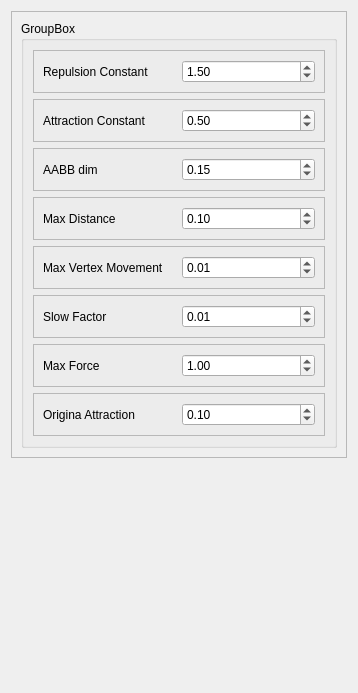
           <widget class="QWidget" name="graph4">
            <property name="geometry">
             <rect>
              <x>0</x>
              <y>0</y>
              <width>358</width>
              <height>693</height>
             </rect>
            </property>
            <attribute name="label">
             <string>Graph 4</string>
            </attribute>
            <layout class="QFormLayout" name="formLayout">
             <item row="0" column="0" colspan="2">
              <widget class="QFrame" name="frame_28">
               <property name="frameShape">
                <enum>QFrame::StyledPanel</enum>
               </property>
               <property name="frameShadow">
                <enum>QFrame::Raised</enum>
               </property>
               <layout class="QGridLayout" name="gridLayout_20">
                <item row="0" column="0">
                 <widget class="QGroupBox" name="groupBox_15">
                  <property name="title">
                   <string>GroupBox</string>
                  </property>
                  <layout class="QVBoxLayout" name="verticalLayout_12">
                   <item>
                    <widget class="QFrame" name="frame_30">
                     <property name="frameShape">
                      <enum>QFrame::StyledPanel</enum>
                     </property>
                     <property name="frameShadow">
                      <enum>QFrame::Raised</enum>
                     </property>
                     <layout class="QHBoxLayout" name="horizontalLayout_25">
                      <item>
                       <widget class="QLabel" name="label_31">
                        <property name="text">
                         <string>Repulsion Constant</string>
                        </property>
                       </widget>
                      </item>
                      <item>
                       <widget class="QDoubleSpinBox" name="doubleSpinBox_22">
                        <property name="minimum">
                         <double>0.010000000000000</double>
                        </property>
                        <property name="singleStep">
                         <double>0.100000000000000</double>
                        </property>
                        <property name="value">
                         <double>1.500000000000000</double>
                        </property>
                       </widget>
                      </item>
                     </layout>
                    </widget>
                   </item>
                   <item>
                    <widget class="QFrame" name="frame_31">
                     <property name="frameShape">
                      <enum>QFrame::StyledPanel</enum>
                     </property>
                     <property name="frameShadow">
                      <enum>QFrame::Raised</enum>
                     </property>
                     <layout class="QHBoxLayout" name="horizontalLayout_26">
                      <item>
                       <widget class="QLabel" name="label_32">
                        <property name="text">
                         <string>Attraction Constant</string>
                        </property>
                       </widget>
                      </item>
                      <item>
                       <widget class="QDoubleSpinBox" name="doubleSpinBox_23">
                        <property name="singleStep">
                         <double>0.100000000000000</double>
                        </property>
                        <property name="value">
                         <double>0.500000000000000</double>
                        </property>
                       </widget>
                      </item>
                     </layout>
                    </widget>
                   </item>
                   <item>
                    <widget class="QFrame" name="frame_32">
                     <property name="frameShape">
                      <enum>QFrame::StyledPanel</enum>
                     </property>
                     <property name="frameShadow">
                      <enum>QFrame::Raised</enum>
                     </property>
                     <layout class="QHBoxLayout" name="horizontalLayout_27">
                      <item>
                       <widget class="QLabel" name="label_33">
                        <property name="text">
                         <string>AABB dim</string>
                        </property>
                       </widget>
                      </item>
                      <item>
                       <widget class="QDoubleSpinBox" name="doubleSpinBox_24">
                        <property name="singleStep">
                         <double>0.100000000000000</double>
                        </property>
                        <property name="value">
                         <double>0.150000000000000</double>
                        </property>
                       </widget>
                      </item>
                     </layout>
                    </widget>
                   </item>
                   <item>
                    <widget class="QFrame" name="frame_33">
                     <property name="frameShape">
                      <enum>QFrame::StyledPanel</enum>
                     </property>
                     <property name="frameShadow">
                      <enum>QFrame::Raised</enum>
                     </property>
                     <layout class="QHBoxLayout" name="horizontalLayout_28">
                      <item>
                       <widget class="QLabel" name="label_34">
                        <property name="text">
                         <string>Max Distance</string>
                        </property>
                       </widget>
                      </item>
                      <item>
                       <widget class="QDoubleSpinBox" name="doubleSpinBox_25">
                        <property name="singleStep">
                         <double>0.100000000000000</double>
                        </property>
                        <property name="value">
                         <double>0.100000000000000</double>
                        </property>
                       </widget>
                      </item>
                     </layout>
                    </widget>
                   </item>
                   <item>
                    <widget class="QFrame" name="frame_34">
                     <property name="frameShape">
                      <enum>QFrame::StyledPanel</enum>
                     </property>
                     <property name="frameShadow">
                      <enum>QFrame::Raised</enum>
                     </property>
                     <layout class="QHBoxLayout" name="horizontalLayout_29">
                      <item>
                       <widget class="QLabel" name="label_35">
                        <property name="text">
                         <string>Max Vertex Movement</string>
                        </property>
                       </widget>
                      </item>
                      <item>
                       <widget class="QDoubleSpinBox" name="doubleSpinBox_26">
                        <property name="singleStep">
                         <double>0.100000000000000</double>
                        </property>
                        <property name="value">
                         <double>0.010000000000000</double>
                        </property>
                       </widget>
                      </item>
                     </layout>
                    </widget>
                   </item>
                   <item>
                    <widget class="QFrame" name="frame_35">
                     <property name="frameShape">
                      <enum>QFrame::StyledPanel</enum>
                     </property>
                     <property name="frameShadow">
                      <enum>QFrame::Raised</enum>
                     </property>
                     <layout class="QHBoxLayout" name="horizontalLayout_30">
                      <item>
                       <widget class="QLabel" name="label_36">
                        <property name="text">
                         <string>Slow Factor</string>
                        </property>
                       </widget>
                      </item>
                      <item>
                       <widget class="QDoubleSpinBox" name="doubleSpinBox_27">
                        <property name="singleStep">
                         <double>0.100000000000000</double>
                        </property>
                        <property name="value">
                         <double>0.010000000000000</double>
                        </property>
                       </widget>
                      </item>
                     </layout>
                    </widget>
                   </item>
                   <item>
                    <widget class="QFrame" name="frame_39">
                     <property name="frameShape">
                      <enum>QFrame::StyledPanel</enum>
                     </property>
                     <property name="frameShadow">
                      <enum>QFrame::Raised</enum>
                     </property>
                     <layout class="QHBoxLayout" name="horizontalLayout_31">
                      <item>
                       <widget class="QLabel" name="label_37">
                        <property name="text">
                         <string>Max Force</string>
                        </property>
                       </widget>
                      </item>
                      <item>
                       <widget class="QDoubleSpinBox" name="doubleSpinBox_28">
                        <property name="minimum">
                         <double>0.010000000000000</double>
                        </property>
                        <property name="singleStep">
                         <double>0.100000000000000</double>
                        </property>
                        <property name="value">
                         <double>1.000000000000000</double>
                        </property>
                       </widget>
                      </item>
                     </layout>
                    </widget>
                   </item>
                   <item>
                    <widget class="QFrame" name="frame_40">
                     <property name="frameShape">
                      <enum>QFrame::StyledPanel</enum>
                     </property>
                     <property name="frameShadow">
                      <enum>QFrame::Raised</enum>
                     </property>
                     <layout class="QHBoxLayout" name="horizontalLayout_35">
                      <item>
                       <widget class="QLabel" name="label_41">
                        <property name="text">
                         <string>Origina Attraction</string>
                        </property>
                       </widget>
                      </item>
                      <item>
                       <widget class="QDoubleSpinBox" name="doubleSpinBox_32">
                        <property name="minimum">
                         <double>0.010000000000000</double>
                        </property>
                        <property name="singleStep">
                         <double>0.100000000000000</double>
                        </property>
                        <property name="value">
                         <double>0.100000000000000</double>
                        </property>
                       </widget>
                      </item>
                     </layout>
                    </widget>
                   </item>
                  </layout>
                 </widget>
                </item>
               </layout>
              </widget>
             </item>
            </layout>
           </widget>
